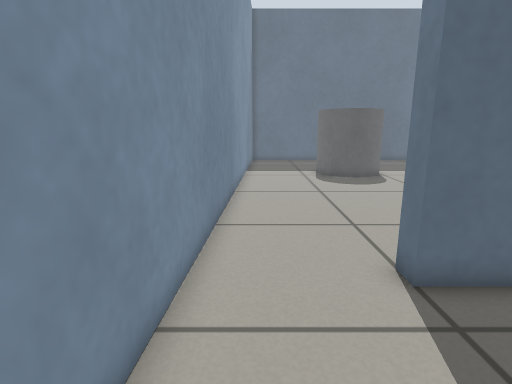
view 1 (above)

19 first-person views from a walk through a robot-simulator world made for Gazebo. The camera is 0.59 m above the floor, tilts 12° down and sees 80° across. The floor is counted in squares, 0.2 m on a side. Each view is taken from the middle of a square. On the plan, view 1 faces up. The plan holds only what a view shows up to about 20 squares ahead; the rest is blank.

view 2
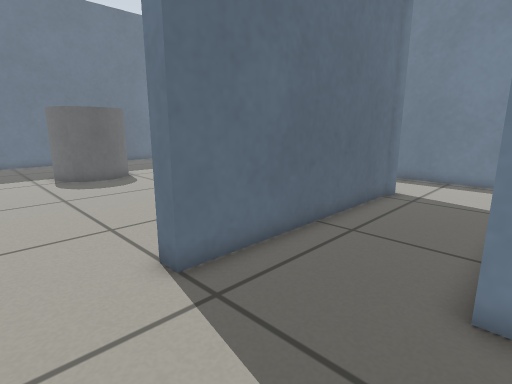

view 3
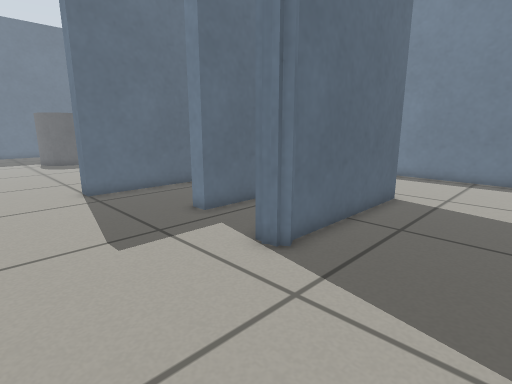

view 4
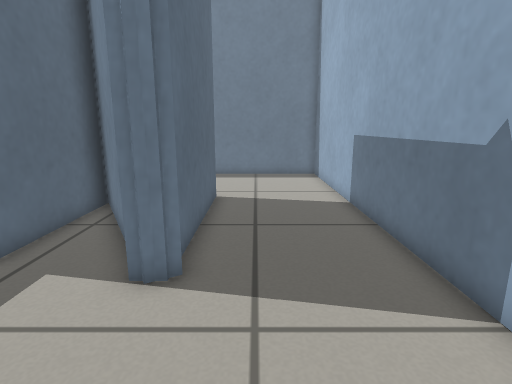

view 5
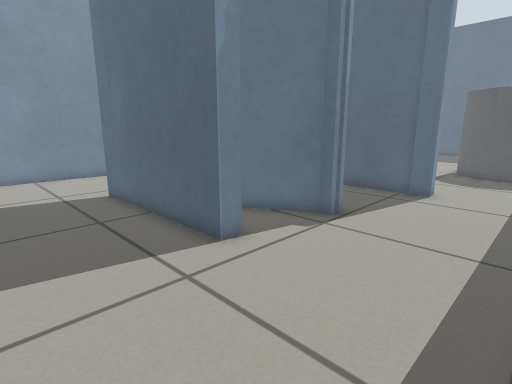

view 6
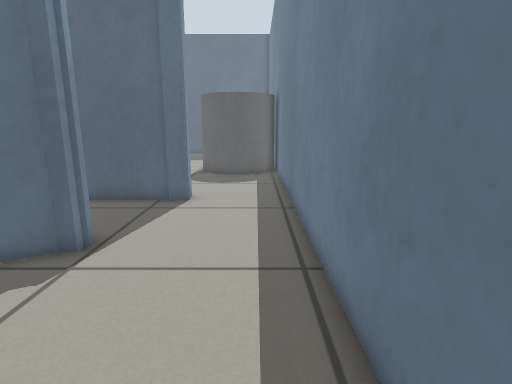

view 7
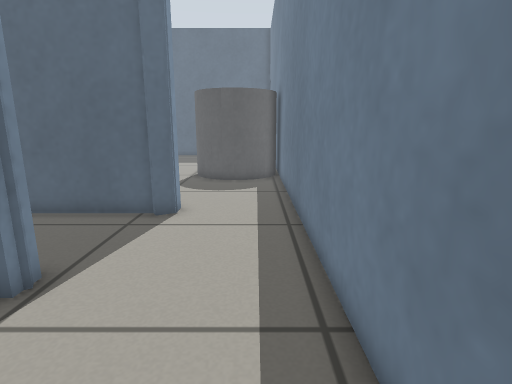

view 8
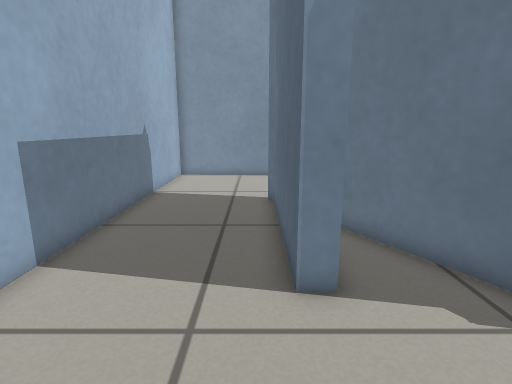

view 9
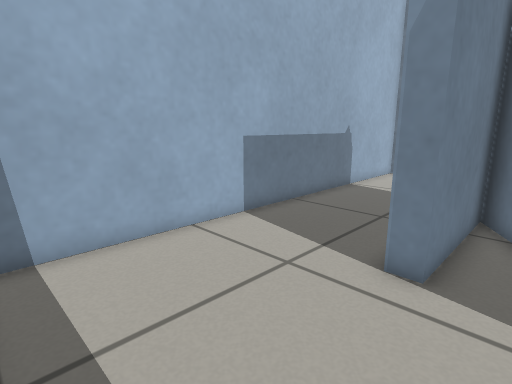

view 10
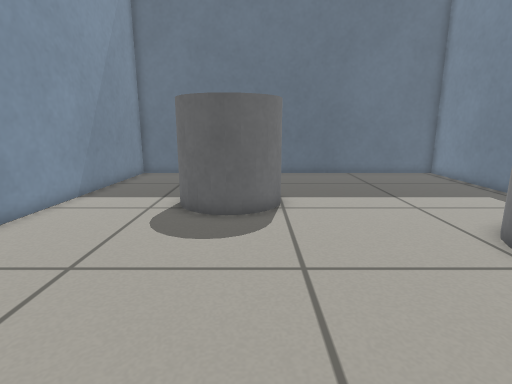

view 11
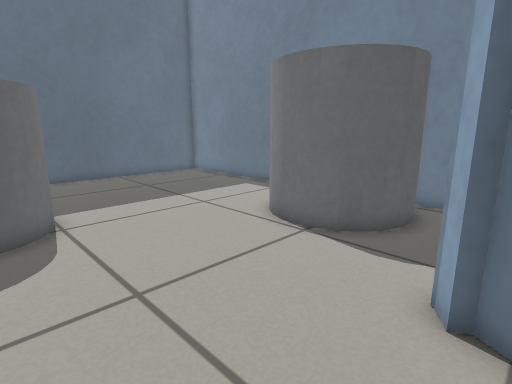

view 12
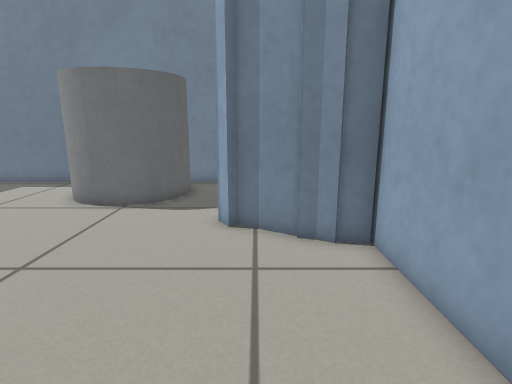

view 13
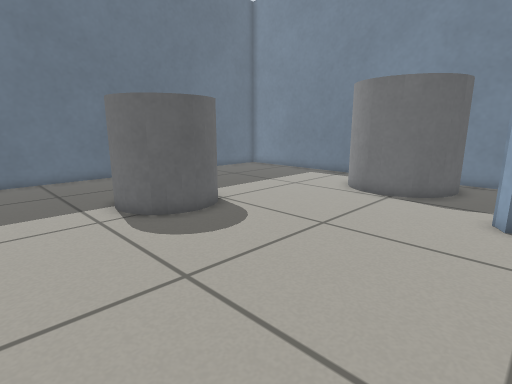

view 14
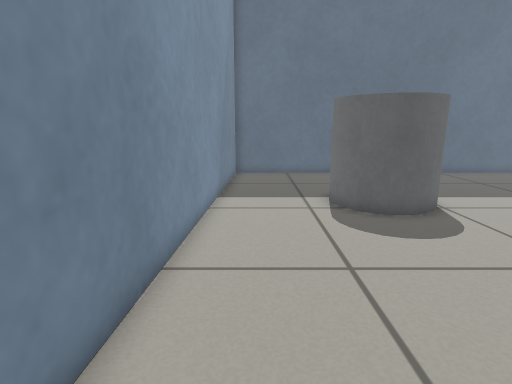

view 15
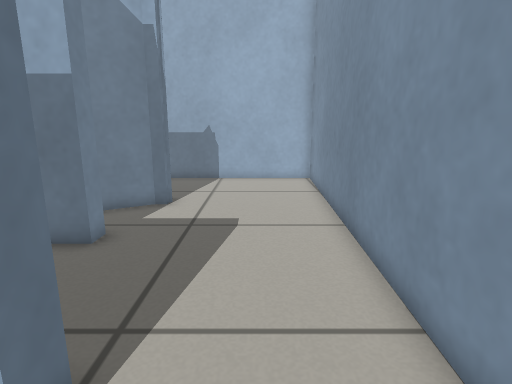

view 16
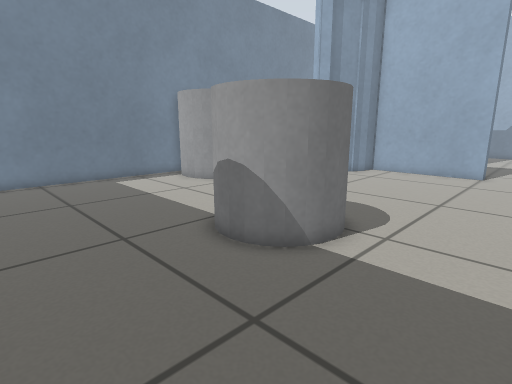

view 17
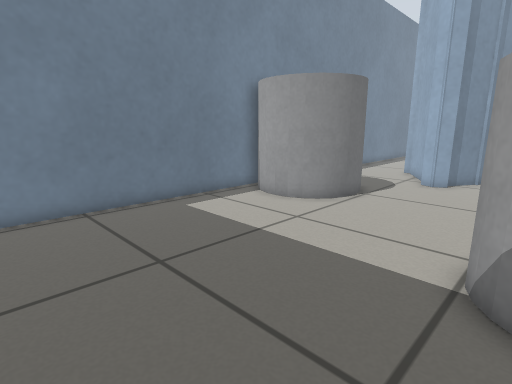

view 18
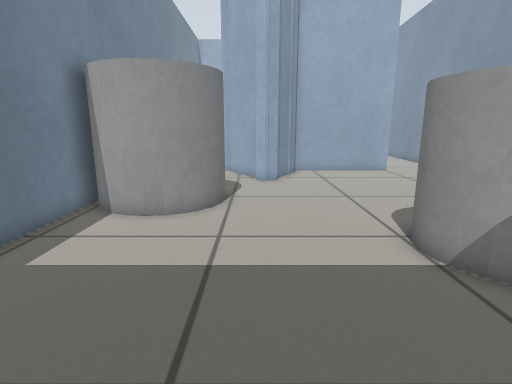

view 19
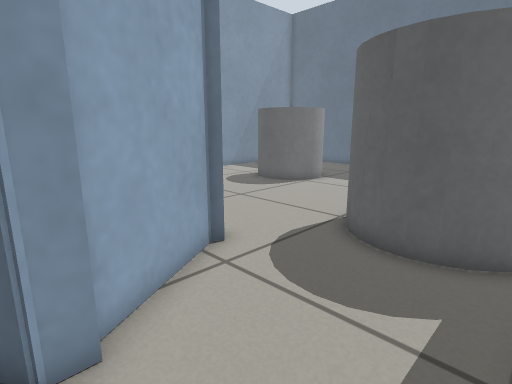

### Floor plan
Key: @ floor where view 1 was taken; # wall or solid block; . floor; C grey cylinder.
Columns run from 2 left of view 1 to 19 right of it. Each row starts with its distance up from view 1.
 28  #####################
 27  #...................#
 26  #...................#
 25  #...................#
 24  #...................#
 23  #...................#
 22  #.....CCC...........#
 21  #....CC CC..........#
 20  #....C   C..........#
 19  #....CC CC..........#
 18  #.....CCC...........#
 17  #...............CCC.#
 16  #..............C  CC#
 15  #.............CC   C#
 14  #..............C   C#
 13  #..............CC CC#
 12  #...............CC..#
 11  #...................#
 10  #...........##......#
  9  #...........##......#
  8 ##..........####.....#
  7 #...........#  #.....#
  6 #....########  ##....#
  5 #....############....#
  4 #....................#
  3 #....................#
  2 #....................#
  1 #....................#
  0 #.@.....#######......#
 -1 #..........###.......#
 -2 #........###.........#
 -3 #.......##...........#
 -4 #......#######.......#
 -5 #....................#
 -6 #....................#
 -7 #....................#
 -8 #....................#
 -9 #....................#
-10 ######################

Positions as (right, up) in squares from view 1, and headings:
1: (0, 0), facing up
2: (0, 0), facing up-right
3: (-1, -9), facing up-right
4: (-1, -6), facing right
5: (18, -9), facing up-left
6: (17, -7), facing up
7: (17, -5), facing up
8: (17, -5), facing left
9: (18, -2), facing down-left
10: (7, 8), facing up
11: (6, 9), facing up-right
12: (2, 9), facing right
13: (0, 9), facing up-right
14: (1, 8), facing up
15: (1, 8), facing down
16: (0, 27), facing down-right
17: (7, 27), facing down-right
18: (12, 27), facing down
19: (18, 5), facing up-left
